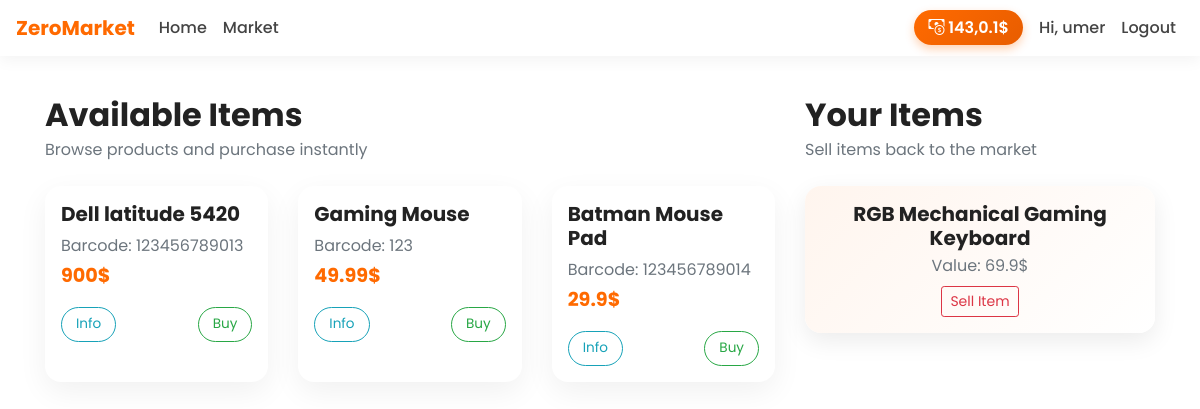
Screenshot of /market (signed in) with the database file from the repository.
### market/models.py (models this page shows, shortened)
class User(db.Model, UserMixin):
    id = db.Column(db.Integer(), primary_key = True)
    username = db.Column(db.String(length=30),  nullable = False, unique = True)
    email_address = db.Column(db.String(length=50), nullable = False, unique = True)
    password_hash = db.Column(db.String(length=60), nullable = False)
    budget = db.Column(db.Integer(), nullable= False, default = 1500)
    items = db.relationship('Item', backref = 'owned_user', lazy = True)
    @property
    def prettier_budget(self):
        if len(str(self.budget)) >=4:
            return f"{str(self.budget)[: -3]},{str(self.budget)[-3:]}$"
        else:
            return f"{self.budget}$"
    @property
    def password(self):
        return self.password

class Item(db.Model):
    id = db.Column(db.Integer(), primary_key = True)
    name = db.Column(db.String(length=30), nullable = False, unique = True)
    price = db.Column(db.Integer(), nullable = False)
    barcode = db.Column(db.String(length=12), nullable = False, unique = True)
    description = db.Column(db.String(length=1024), nullable = False, unique = True)
    owner = db.Column(db.Integer(), db.ForeignKey('user.id'))

### market/routes.py (the view, shortened to what this page needs)
@app.route("/market", methods = ['GET', 'POST'])
@login_required
def market_page():
    purchase_form = PurchaseItemForm()
    selling_form = SellItemForm()
    if request.method == "GET":
        items = Item.query.filter_by(owner=None)
        owned_items = Item.query.filter_by(owner=current_user.id)
        return render_template('market.html', items = items, purchase_form = purchase_form, owned_items = owned_items, selling_form = selling_form)

### market/models.py (called while the page is built)
@login_manager.user_loader
def load_user(user_id):
    return User.query.get(int(user_id))

### market/templates/market.html (shortened to what this page needs)
{% extends 'base.html' %}
{% block content %}
<div class="container">
  <div class="row">
    <div class="col-lg-8">
      <h2 class="market-title mb-1">Available Items</h2>
      <p class="text-muted mb-4">Browse products and purchase instantly</p>
      <div class="row">
        {% for item in items %}
        <div class="col-md-6 col-lg-4 mb-4">
          <div class="item-card p-3 h-100">
            <h5 class="font-weight-bold">{{ item.name }}</h5>
            <p class="text-muted mb-1">Barcode: {{ item.barcode }}</p>
            <p class="item-price mb-3">
              {{ item.price }}$
            </p>
            <div class="item-actions d-flex justify-content-between">
              <button class="btn btn-outline-info" data-toggle="modal" data-target="#Modal-MoreInfo-{{ item.id }}">
                Info
              </button>
              <button class="btn btn-outline-success" data-toggle="modal"
                data-target="#Modal-PurchaseConfirm-{{ item.id }}">
                Buy
              </button>
            </div>
          </div>
        </div>
        {% endfor %}
      </div>
    </div>
    <div class="col-lg-4 mt-5 mt-lg-0">
      <h2 class="market-title mb-1">Your Items</h2>
      <p class="text-muted mb-4">Sell items back to the market</p>
      <div class="row">
        {% for owned_item in owned_items %}
        <div class="col-12 mb-3">
          <div class="owned-card p-3 text-center">
            <h5 class="font-weight-bold mb-1">
              {{ owned_item.name }}
            </h5>
            <p class="text-muted mb-2">
              Value: {{ owned_item.price }}$
            </p>
            <button class="btn btn-outline-danger btn-sm" data-toggle="modal"
              data-target="#Modal-SellingConfirm-{{ owned_item.id }}">
              Sell Item
            </button>
          </div>
        </div>
        {% endfor %}
      </div>
    </div>
  </div>
</div>
{% endblock %}

### market/templates/base.html (shortened to what this page needs)
<!doctype html>
<html lang="en">
<head>
    <link href="https://cdn.jsdelivr.net/npm/bootstrap@4.5.3/dist/css/bootstrap.min.css" rel="stylesheet">
    <link href="https://cdn.jsdelivr.net/npm/bootstrap-icons@1.11.0/font/bootstrap-icons.css" rel="stylesheet">
</head>
<body>
    <nav class="navbar navbar-expand-md fixed-top">
        <a class="navbar-brand" href="{{ url_for('home_page') }}">ZeroMarket</a>
        <div class="collapse navbar-collapse" id="navbarNav">
            <ul class="navbar-nav mr-auto">
                <li class="nav-item">
                    <a class="nav-link" href="{{ url_for('home_page') }}">Home</a>
                </li>
                <li class="nav-item">
                    <a class="nav-link" href="{{ url_for('market_page') }}">Market</a>
                </li>
            </ul>
            {% if current_user.is_authenticated %}
            <ul class="navbar-nav align-items-center">
                <li class="nav-item mr-2">
                    <span class="budget-badge">
                        <i class="bi bi-cash-coin"></i>
                        {{ current_user.prettier_budget }}
                    </span>
                </li>
                <li class="nav-item">
                    <a class="nav-link">Hi, {{ current_user.username }}</a>
                </li>
                <li class="nav-item">
                    <a class="nav-link text-danger" href="{{ url_for('logout_page') }}">Logout</a>
                </li>
            </ul>
            {% endif %}
        </div>
    </nav>
    <div style="height:80px;"></div>
    {% block content %}{% endblock %}
</body>
</html>

### market/templates/base.html (style rules this page uses)
:root { --orange: #ff6a00; --orange-dark: #e85d00; --light-bg: #ffffff; --text-dark: #222; }
body { font-family: 'Poppins', sans-serif; background-color: var(--light-bg); color: var(--text-dark); }
.navbar { background: white; box-shadow: 0 4px 15px rgba(0, 0, 0, 0.05); }
.navbar-brand { font-weight: 700; color: var(--orange) !important; }
.nav-link { position: relative; color: #444 !important; font-weight: 500; transition: all 0.3s ease; }
.nav-link::after { content: ""; position: absolute; width: 0; height: 2px; left: 0; bottom: 0; background-color: var(--orange); transition: width 0.3s ease; }
.budget-badge { color: white !important; background: linear-gradient(135deg, var(--orange), var(--orange-dark)); padding: 6px 14px; border-radius: 30px; font-weight: 600; box-shadow: 0 4px 10px rgba(255, 106, 0, 0.3); }

### market/templates/market.html (style rules this page uses)
.market-title { font-weight: 700; }
.item-card { border-radius: 16px; background: #ffffff; box-shadow: 0 10px 30px rgba(0, 0, 0, 0.06); transition: all 0.3s ease; overflow: hidden; }
.item-price { color: #ff6a00; font-weight: 700; font-size: 1.2rem; }
.item-actions .btn { border-radius: 30px; padding: 6px 14px; font-size: 0.85rem; transition: all 0.3s ease; }
.owned-card { border-radius: 16px; background: linear-gradient(135deg, #fff5ee, #ffffff); box-shadow: 0 8px 25px rgba(0, 0, 0, 0.08); transition: all 0.3s ease; }

### rows the page displays
User: prettier_budget "143,0.1$", username "umer"
Item: name "Dell latitude 5420", barcode "123456789013", price "900"
Item: name "Gaming Mouse", barcode "123", price "49.99"
Item: name "Batman Mouse Pad", barcode "123456789014", price "29.9"
Item: name "RGB Mechanical Gaming Keyboard", price "69.9"
